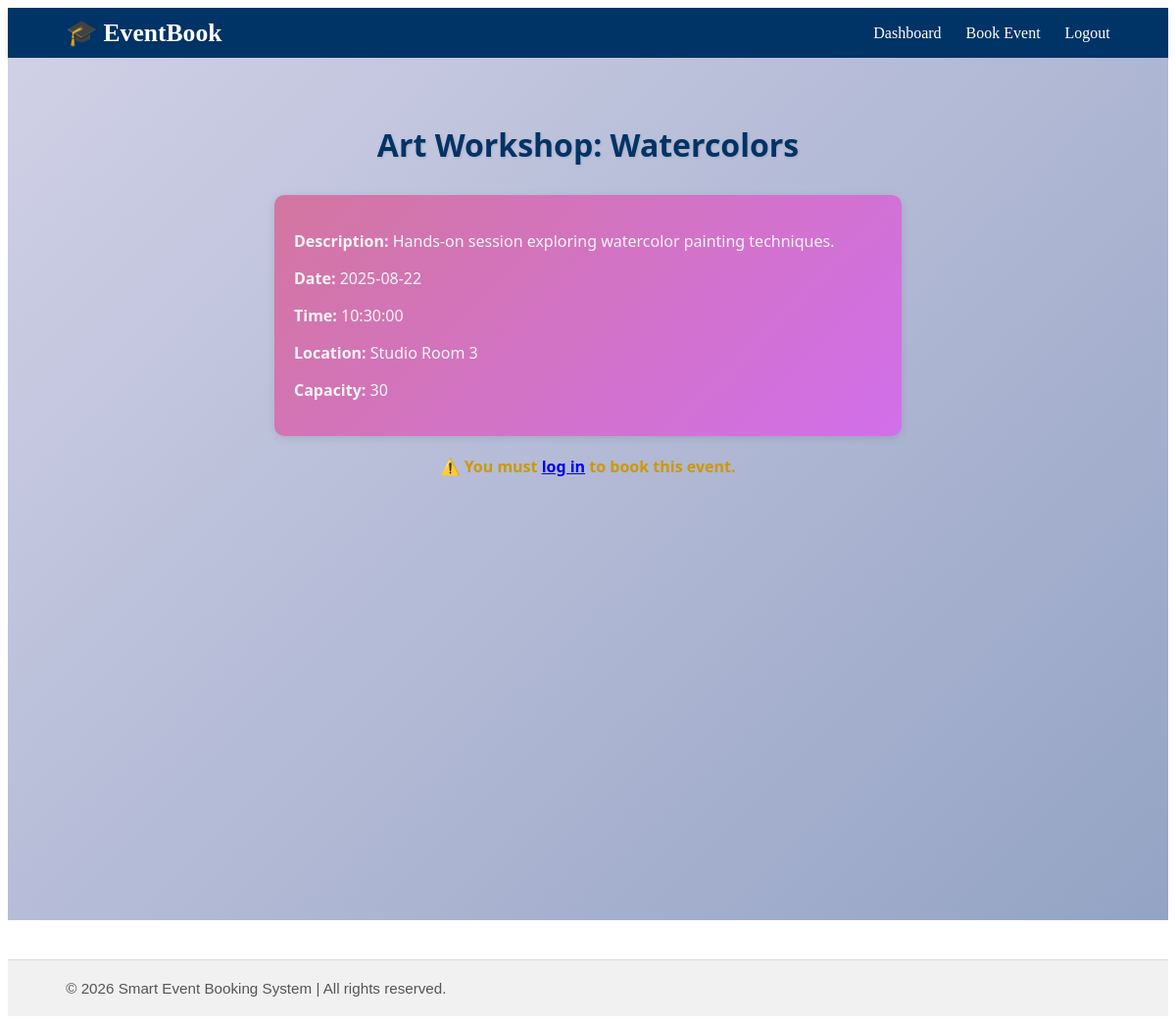
The page /event.php?id=2 on the database its author committed.
### tables this page shows
CREATE TABLE `events` (
  `event_id` int(11) NOT NULL,
  `title` varchar(150) NOT NULL,
  `description` text DEFAULT NULL,
  `event_date` date NOT NULL,
  `event_time` time NOT NULL,
  `location` varchar(150) DEFAULT NULL,
  `capacity` int(11) NOT NULL,
  `created_by` int(11) DEFAULT NULL,
  `created_at` timestamp NOT NULL DEFAULT current_timestamp()
);

### event.php (the view, shortened to what this page needs)
<?php
include('includes/db.php');
include('includes/header-private.php');
$is_logged_in = isset($_SESSION['user_id']);
?>
<main class="sevt-main">
    <section class="sevt-container">
        <?php if (!isset($_GET['id'])): ?>
            <h2 class="sevt-heading">All Available Events</h2>
            <div class="sevt-grid">
                <?php
                $result = $conn->query("SELECT event_id, title, event_date, event_time, location FROM events ORDER BY event_date ASC");
                while ($row = $result->fetch_assoc()):
                ?>
                    <div class="sevt-card">
                        <h3><?php echo htmlspecialchars($row['title']); ?></h3>
                        <p><strong>Date:</strong> <?php echo $row['event_date']; ?></p>
                        <p><strong>Time:</strong> <?php echo $row['event_time']; ?></p>
                        <p><strong>Location:</strong> <?php echo htmlspecialchars($row['location']); ?></p>
                        <a href="event.php?id=<?php echo $row['event_id']; ?>" class="sevt-btn">View Details</a>
                    </div>
                <?php endwhile; ?>
            </div>
        <?php else: ?>
            <?php
            $event_id = intval($_GET['id']);
            $stmt = $conn->prepare("SELECT * FROM events WHERE event_id = ?");
            $stmt->bind_param("i", $event_id);
            $stmt->execute();
            $event = $stmt->get_result()->fetch_assoc();
            if ($event):
            ?>
                <h2 class="sevt-heading"><?php echo htmlspecialchars($event['title']); ?></h2>
                <div class="sevt-detail-box">
                    <p><strong>Description:</strong> <?php echo htmlspecialchars($event['description']); ?></p>
                    <p><strong>Date:</strong> <?php echo $event['event_date']; ?></p>
                    <p><strong>Time:</strong> <?php echo $event['event_time']; ?></p>
                    <p><strong>Location:</strong> <?php echo htmlspecialchars($event['location']); ?></p>
                    <p><strong>Capacity:</strong> <?php echo $event['capacity']; ?></p>
                </div>
                <?php if ($is_logged_in): ?>
                    <form action="book.php" method="POST" class="sevt-form">
                        <input type="hidden" name="event_id" value="<?php echo $event['event_id']; ?>">
                        <button type="submit" class="sevt-btn book">Book This Event</button>
                    </form>
                <?php else: ?>
                    <p class="sevt-msg warn">⚠️ You must <a href="login.php">log in</a> to book this event.</p>
                <?php endif; ?>
            <?php else: ?>
                <p class="sevt-msg error">❌ Event not found.</p>
            <?php endif; ?>
        <?php endif; ?>
    </section>
</main>
<?php include('includes/footer.php'); ?>

### css/style.css (style rules this page uses)
.sevt-main { background: linear-gradient(135deg, #1f1c2c, #928dab); color: #f5f5f5; padding: 60px 20px; min-height: 100vh; font-family: 'Segoe UI', sans-serif; }
.sevt-main { padding: 40px 20px; background: linear-gradient(135deg, #d0d0e6, #94a3c4); }
.sevt-heading { text-align: center; font-size: 2rem; color: #003366; margin-bottom: 30px; text-shadow: 1px 1px 3px rgba(0,0,0,0.1); }
.sevt-detail-box { max-width: 600px; margin: 0 auto 20px auto; padding: 20px; background: linear-gradient(135deg, #d376a0, #d26feb); border-radius: 10px; box-shadow: 0 2px 8px rgba(0,0,0,0.1); }
.sevt-msg { text-align: center; margin: 10px auto; font-weight: bold; font-size: 1rem; }
.sevt-msg.warn { color: #cc9900; }

### rows shown on the page
events: title "Art Workshop: Watercolors", description "Hands-on session exploring watercolor painting techniques.", event_date "2025-08-22", event_time "10:30:00", location "Studio Room 3", capacity "30"
